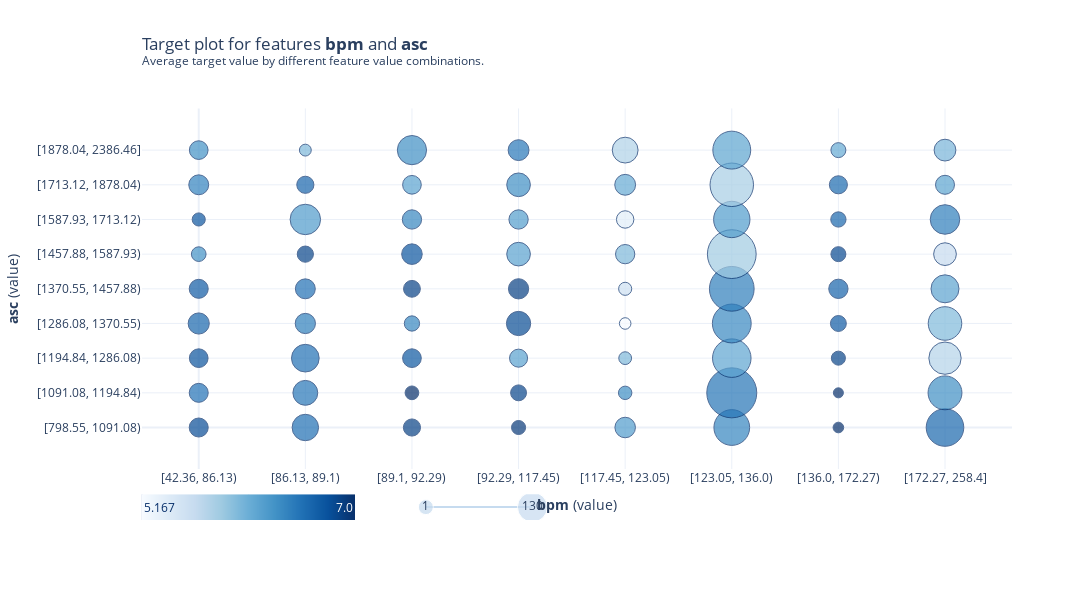

This figure's notebook cell:
### Code cell
fig, axes, summary_df = predict_67.plot(
    which_classes=[0, 1, 2, 3],
    show_percentile=False,
    figsize=None,
    ncols=2,
    annotate=False,
    plot_params={"gaps": {"inner_y": 0.06}},
    engine='plotly',
    template='plotly_white',
)
fig

### Figure 1 — Plotly figure (JSON) as saved in the notebook; plotly's stock layout.template omitted (floating-point values rounded to 4 significant figures; data arrays with more than 128 entries replaced by an {"elided": "..."} marker saying what was removed)
{"data": [{"hovertemplate": "%{text}", "marker": {"color": [6.8, 6.533, 6.759, 6.622, 6.7, 6.312, 6.727, 6.424, 6.31, 6.556, 6.51, 6.552, 6.441, 6.545, 6.857, 6.239, 6.625, 6, 6.875, 7, 6.724, 6.389, 6.87, 6.743, 6.387, 6.172, 6.333, 6.929, 6.85, 6.185, 6.809, 6.882, 6.178, 6.226, 6.333, 6.5, 6.229, 6.333, 6, 5.167, 5.545, 6, 5.36, 6.111, 5.75, 6.405, 6.523, 6.161, 6.383, 6.451, 5.841, 6.233, 5.798, 6.165, 7, 7, 6.857, 6.7, 6.645, 6.824, 6.611, 6.593, 6.118, 6.611, 6.333, 5.726, 5.987, 6.169, 5.619, 6.453, 6.167, 6.026], "colorscale": [[0, "rgb(247,251,255)"], [0.125, "rgb(222,235,247)"], [0.25, "rgb(198,219,239)"], [0.375, "rgb(158,202,225)"], [0.5, "rgb(107,174,214)"], [0.625, "rgb(66,146,198)"], [0.75, "rgb(33,113,181)"], [0.875, "rgb(8,81,156)"], [1, "rgb(8,48,107)"]], "line": {"color": "rgb(8,48,107)", "width": 1}, "size": [18.99, 18.99, 18.68, 21.16, 18.99, 14.65, 13.1, 19.92, 18.68, 26.43, 24.88, 27.67, 20.23, 19.92, 16.2, 30.47, 17.13, 11.86, 17.13, 13.72, 18.68, 15.27, 16.82, 20.54, 19.3, 18.68, 29.22, 14.03, 15.89, 18.06, 24.26, 20.23, 23.64, 19.3, 23.64, 20.85, 20.54, 13.41, 12.79, 11.55, 13.1, 19.3, 17.44, 20.85, 25.81, 35.74, 50, 38.53, 38.84, 44.73, 48.76, 36.36, 43.49, 37.91, 10.62, 10, 14.03, 15.89, 19.3, 14.96, 15.27, 18.06, 14.96, 37.6, 33.88, 32.33, 33.57, 27.98, 22.71, 29.53, 18.99, 21.78]}, "mode": "markers", "name": "count+target", "text": ["30<br>6.800", "30<br>6.533", "29<br>6.759", "37<br>6.622", "30<br>6.700", "16<br>6.312", "11<br>6.727", "33<br>6.424", "29<br>6.310", "54<br>6.556", "49<br>6.510", "58<br>6.552", "34<br>6.441", "33<br>6.545", "21<br>6.857", "67<br>6.239", "24<br>6.625", "7<br>6.000", "24<br>6.875", "13<br>7.000", "29<br>6.724", "18<br>6.389", "23<br>6.870", "35<br>6.743", "31<br>6.387", "29<br>6.172", "63<br>6.333", "14<br>6.929", "20<br>6.850", "27<br>6.185", "47<br>6.809", "34<br>6.882", "45<br>6.178", "31<br>6.226", "45<br>6.333", "36<br>6.500", "35<br>6.229", "12<br>6.333", "10<br>6.000", "6<br>5.167", "11<br>5.545", "31<br>6.000", "25<br>5.360", "36<br>6.111", "52<br>5.750", "84<br>6.405", "130<br>6.523", "93<br>6.161", "94<br>6.383", "113<br>6.451", "126<br>5.841", "86<br>6.233", "109<br>5.798", "91<br>6.165", "3<br>7.000", "1<br>7.000", "14<br>6.857", "20<br>6.700", "31<br>6.645", "17<br>6.824", "18<br>6.611", "27<br>6.593", "17<br>6.118", "90<br>6.611", "78<br>6.333", "73<br>5.726", "77<br>5.987", "59<br>6.169", "42<br>5.619", "64<br>6.453", "30<br>6.167", "39<br>6.026"], "textposition": "middle center", "type": "scatter", "x": [0, 0, 0, 0, 0, 0, 0, 0, 0, 1, 1, 1, 1, 1, 1, 1, 1, 1, 2, 2, 2, 2, 2, 2, 2, 2, 2, 3, 3, 3, 3, 3, 3, 3, 3, 3, 4, 4, 4, 4, 4, 4, 4, 4, 4, 5, 5, 5, 5, 5, 5, 5, 5, 5, 6, 6, 6, 6, 6, 6, 6, 6, 6, 7, 7, 7, 7, 7, 7, 7, 7, 7], "xaxis": "x", "y": [0, 1, 2, 3, 4, 5, 6, 7, 8, 0, 1, 2, 3, 4, 5, 6, 7, 8, 0, 1, 2, 3, 4, 5, 6, 7, 8, 0, 1, 2, 3, 4, 5, 6, 7, 8, 0, 1, 2, 3, 4, 5, 6, 7, 8, 0, 1, 2, 3, 4, 5, 6, 7, 8, 0, 1, 2, 3, 4, 5, 6, 7, 8, 0, 1, 2, 3, 4, 5, 6, 7, 8], "yaxis": "y"}, {"colorscale": [[0, "rgb(247,251,255)"], [0.125, "rgb(222,235,247)"], [0.25, "rgb(198,219,239)"], [0.375, "rgb(158,202,225)"], [0.5, "rgb(107,174,214)"], [0.625, "rgb(66,146,198)"], [0.75, "rgb(33,113,181)"], [0.875, "rgb(8,81,156)"], [1, "rgb(8,48,107)"]], "hoverinfo": "none", "showscale": false, "type": "heatmap", "xaxis": "x3", "yaxis": "y3", "z": {"elided": "1x1000 int values"}}, {"hoverinfo": "none", "marker": {"color": "rgb(198,219,239)", "size": [15, 30]}, "mode": "markers+lines+text", "text": ["1", "130"], "type": "scatter", "x": [0.25, 0.75], "xaxis": "x4", "y": [0.5, 0.5], "yaxis": "y4"}], "layout": {"annotations": [{"font": {"color": "rgb(8,48,107)"}, "showarrow": false, "text": "5.167", "x": 0, "xanchor": "left", "xref": "paper", "y": 0.03067, "yanchor": "middle", "yref": "paper"}, {"font": {"color": "#ffffff"}, "showarrow": false, "text": "7.0", "x": 0.245, "xanchor": "right", "xref": "paper", "y": 0.03067, "yanchor": "middle", "yref": "paper"}], "height": 600, "showlegend": false, "title": {"text": "Target plot for features <b>bpm</b> and <b>asc</b> <br><sup>Average target value by different feature value combinations.</sup>", "x": 0, "xref": "paper"}, "width": 1200, "xaxis": {"anchor": "y", "domain": [0, 1], "ticktext": ["[42.36, 86.13)", "[86.13, 89.1)", "[89.1, 92.29)", "[92.29, 117.45)", "[117.45, 123.05)", "[123.05, 136.0)", "[136.0, 172.27)", "[172.27, 258.4]"], "tickvals": [0, 1, 2, 3, 4, 5, 6, 7], "title": {"text": "<b>bpm</b> (value)"}}, "xaxis2": {"anchor": "y2", "domain": [0.5, 1]}, "xaxis3": {"anchor": "y3", "domain": [0, 0.245], "showticklabels": false}, "xaxis4": {"anchor": "y4", "domain": [0.265, 0.51], "range": [0, 1], "visible": false}, "yaxis": {"anchor": "x", "domain": [0.1213, 0.98], "ticktext": ["[798.55, 1091.08)", "[1091.08, 1194.84)", "[1194.84, 1286.08)", "[1286.08, 1370.55)", "[1370.55, 1457.88)", "[1457.88, 1587.93)", "[1587.93, 1713.12)", "[1713.12, 1878.04)", "[1878.04, 2386.46]"], "tickvals": [0, 1, 2, 3, 4, 5, 6, 7, 8], "title": {"text": "<b>asc</b> (value)"}}, "yaxis2": {"anchor": "x2", "domain": [0.5, 1]}, "yaxis3": {"anchor": "x3", "domain": [1.11e-16, 0.06133], "showticklabels": false}, "yaxis4": {"anchor": "x4", "domain": [1.11e-16, 0.06133], "visible": false}}}
